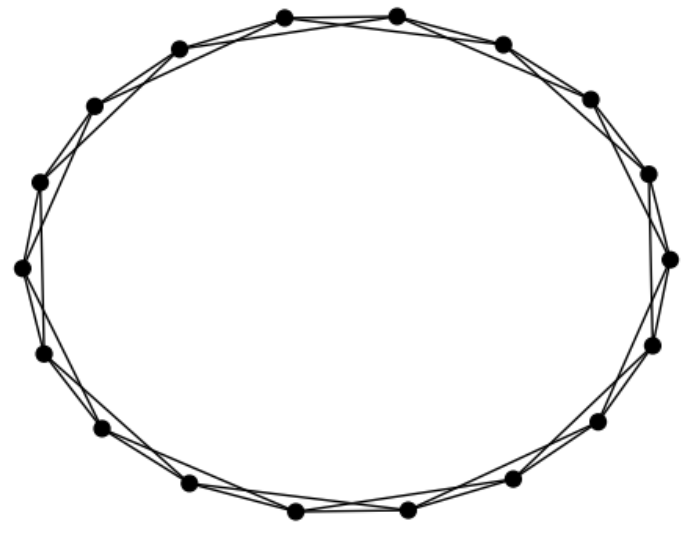
#> input picture smallworld/test.png, 683 x 534 px
$ python gridspec.py
#> lines starting #> are read from the running program, lines starting #| are printed output that depends on the picture
#!/usr/bin/env python

from pylab import *
import matplotlib.gridspec as gridspec
import matplotlib.image as mpimg

G = gridspec.GridSpec(1, 3)
# [13 lines of commented-out code are left out]

axes_4 = subplot(G[-1,0])
# xticks([]), yticks([])
# text(0.5,0.5, 'Axes 4',ha='center',va='center',size=24,alpha=.5)
img=mpimg.imread('test.png')
#> img is the input picture: shape (534, 683, 4) float32; mean R, G, B, A 0.961, 0.961, 0.961, 1
plt.axis("off")
plt.imshow(img)

axes_5 = subplot(G[-1,-2])
# xticks([]), yticks([])
img=mpimg.imread('test1.png')
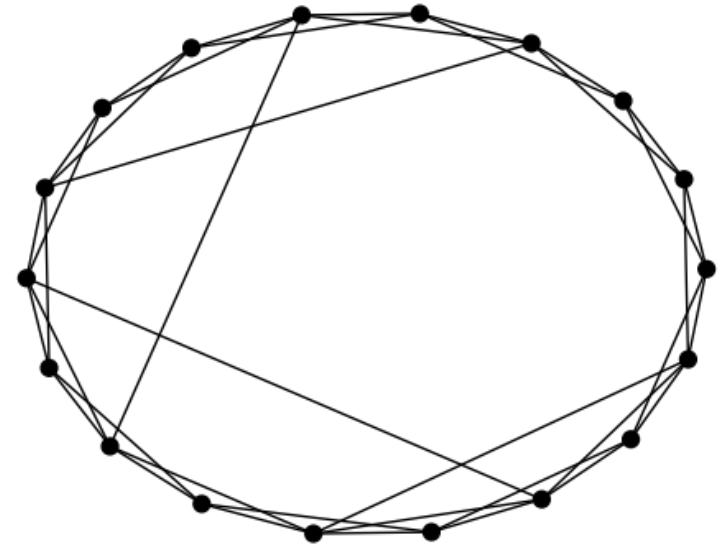
#> input picture smallworld/test1.png, 725 x 554 px
#> img is the input picture: shape (554, 725, 4) float32; mean R, G, B, A 0.95, 0.95, 0.95, 1
plt.axis("off")
plt.imshow(img)
# text(0.5,0.5, 'Axes 5',ha='center',va='center',size=24,alpha=.5)

axes_6 = subplot(G[-1,-1])
# xticks([]), yticks([])
img=mpimg.imread('test2.png')
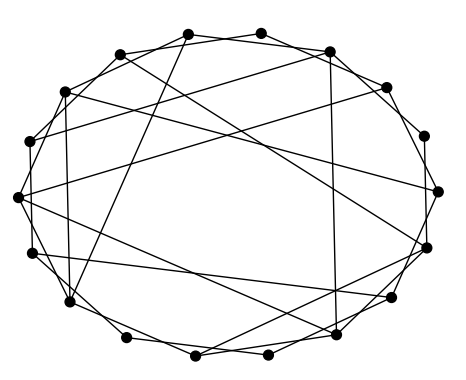
#> input picture smallworld/test2.png, 466 x 380 px
#> img is the input picture: shape (380, 466, 4) float32; mean R, G, B, A 0.95, 0.95, 0.95, 1
plt.axis("off")
plt.imshow(img)
# text(0.5,0.5, 'Axes 6',ha='center',va='center',size=24,alpha=.5)


#plt.savefig('../figures/gridspec.png', dpi=64)
show()
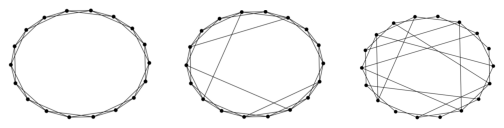
#> figure drawn by matplotlib, 3 panels
